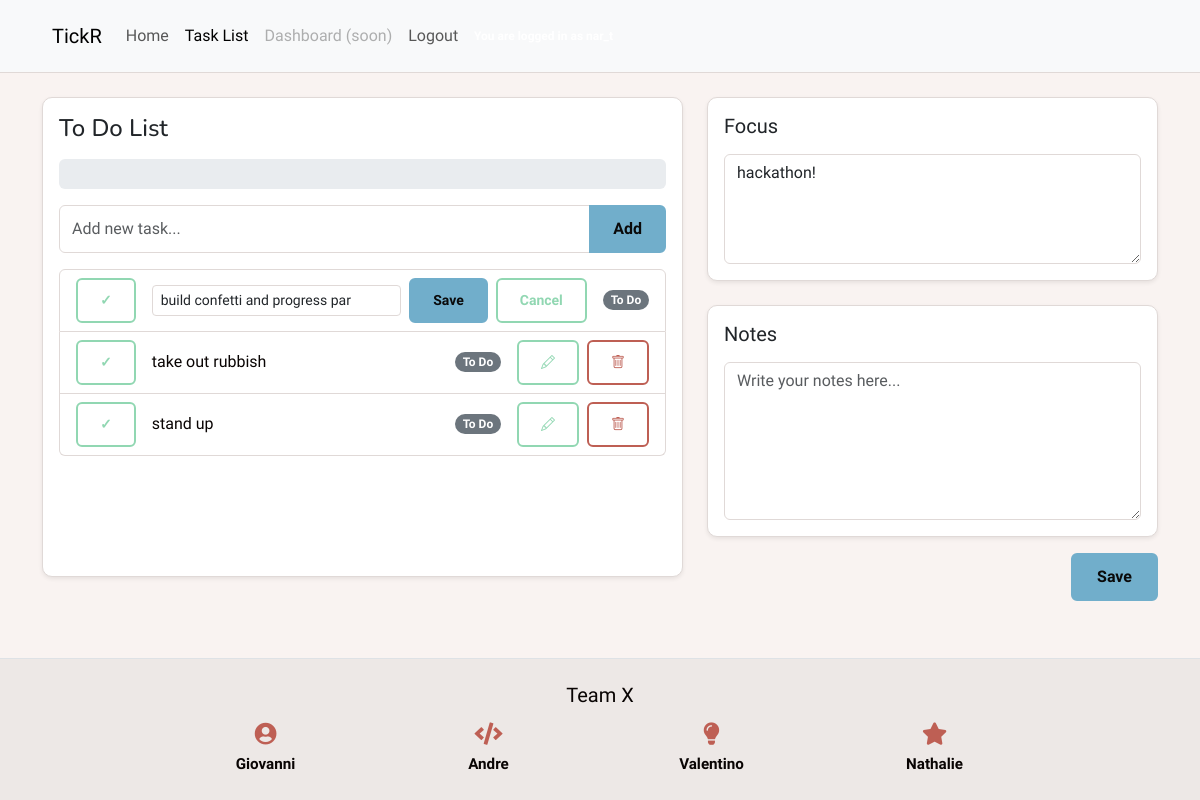
Page /todolist/?edit=3 (signed in) on the committed database.
### doit_app/models.py (models this page shows, shortened)
class Task(models.Model):
	user = models.ForeignKey(
		settings.AUTH_USER_MODEL,
		on_delete=models.CASCADE,
		related_name="tasks",
		null=True,
		blank=True,
	)
	title = models.CharField(max_length=255)
	is_completed = models.BooleanField(default=False)
	due_date = models.DateField(blank=True, null=True)
	created_at = models.DateTimeField(auto_now_add=True)
	updated_at = models.DateTimeField(auto_now=True)
	class Meta:
		ordering = ["is_completed", "-created_at"]

class FocusItem(models.Model):
	user = models.ForeignKey(
		settings.AUTH_USER_MODEL,
		on_delete=models.CASCADE,
		related_name="focus_items",
		null=True,
		blank=True,
	)
	title = models.TextField()
	updated_at = models.DateTimeField(auto_now=True)

### doit_app/views.py (the view, shortened to what this page needs)
# urls.py: path('todolist/', doit_views.todolist, name='todolist'),
@login_required
def todolist(request):
    edit_task_id = None
    raw_edit_task_id = request.GET.get("edit")
    if raw_edit_task_id:
        try:
            parsed_edit_task_id = int(raw_edit_task_id)
        except (TypeError, ValueError):
            parsed_edit_task_id = None
        if parsed_edit_task_id and Task.objects.filter(id=parsed_edit_task_id, user=request.user).exists():
            edit_task_id = parsed_edit_task_id
    tasks = Task.objects.filter(user=request.user)
    focus_items = FocusItem.objects.filter(user=request.user)
    notes = Note.objects.filter(user=request.user)
    total_tasks = tasks.count()
    completed_tasks = tasks.filter(is_completed=True).count()
    progress_percent = round((completed_tasks / total_tasks) * 100) if total_tasks else 0
    context = {
        "tasks": tasks,
        "focus_items": focus_items,
        "notes": notes,
        "today": timezone.localdate().strftime("%Y-%m-%d"),
        "edit_task_id": edit_task_id,
        "total_tasks": total_tasks,
        "completed_tasks": completed_tasks,
        "progress_percent": progress_percent,
    }
    return render(request, "todolist.html", context)

### templates/todolist.html (shortened to what this page needs)
{% extends "base.html" %}
{% load static %}
{% block content %}
<div class="container py-4">
    <div class="row">
        <div class="col-lg-7 mb-4">
            <div class="card shadow-sm h-100 tickr-panel">
                <div class="card-body">
                    <h4 class="mb-3">To Do List</h4>
                        <div class="progress mb-3" style="height: 30px;">
                        </div>
                        <form method="POST" class="mb-3">
                            <div class="input-group">
                                <input type="text"
                                       name="new_task"
                                       class="form-control tickr-input"
                                       placeholder="Add new task..."
                                       required>
                                <button class="btn tickr-btn-accent" type="submit" name="add_task">
                                    Add
                                </button>
                            </div>
                        </form>
                        <ul class="list-group">
                            {% for task in tasks %}
                                <li class="list-group-item d-flex align-items-center tickr-list-item">
                                    <div class="d-flex align-items-center gap-2 me-3">
                                        <form method="POST" class="d-inline">
                                            <button type="submit"
                                                    name="toggle_task"
                                                    value="{{ task.id }}"
                                                    class="btn btn-sm {% if task.is_completed %}tickr-btn-secondary{% else %}tickr-btn-outline-secondary{% endif %}"
                                                    aria-label="Toggle complete"
                                                    title="Mark complete">
                                                ✓
                                            </button>
                                        </form>
                                    </div>
                                    <div class="flex-grow-1">
                                        {% if edit_task_id == task.id %}
                                            <form method="POST" class="d-flex align-items-center gap-2">
                                                <input type="text"
                                                       name="edited_task_title"
                                                       class="form-control form-control-sm tickr-input"
                                                       value="{{ task.title }}"
                                                       required>
                                                <button type="submit"
                                                        name="update_task"
                                                        value="{{ task.id }}"
                                                        class="btn btn-sm tickr-btn-accent"
                                                        aria-label="Save task"
                                                        title="Save">
                                                    Save
                                                </button>
                                                <a href="{% url 'todolist' %}"
                                                   class="btn btn-sm tickr-btn-outline-secondary"
                                                   aria-label="Cancel edit"
                                                   title="Cancel">
                                                    Cancel
                                                </a>
                                            </form>
                                        {% else %}
                                            <span class="{% if task.is_completed %}text-decoration-line-through text-muted{% endif %}">
                                                {{ task.title }}
                                            </span>
                                        {% endif %}
                                    </div>
                                    <span class="badge {% if task.is_completed %}bg-success{% else %}bg-secondary{% endif %} rounded-pill ms-3">
                                        {% if task.is_completed %}Done{% else %}To Do{% endif %}
                                    </span>
                                    {% if edit_task_id != task.id %}
                                        <div class="d-flex align-items-center gap-2 ms-3">
                                            <a href="{% url 'todolist' %}?edit={{ task.id }}"
                                               class="btn btn-sm tickr-btn-outline-secondary"
                                               aria-label="Edit task"
                                               title="Edit">
                                                <i class="bi bi-pencil"></i>
                                            </a>
                                            <form method="POST" class="d-inline">
                                                <button type="submit"
                                                        name="delete_task"
                                                        value="{{ task.id }}"
                                                        class="btn btn-sm tickr-btn-outline-primary"
                                                        aria-label="Delete task"
                                                        title="Delete">
                                                    <i class="bi bi-trash"></i>
                                                </button>
                                            </form>
                                        </div>
                                    {% endif %}
                                </li>
                            {% empty %}
                                <li class="list-group-item text-muted">
                                    No tasks yet
                                </li>
                            {% endfor %}
                        </ul>
                </div>
            </div>
        </div>
        <div class="col-lg-5">
            <form method="POST">
            <div class="card shadow-sm mb-4 tickr-panel">
                <div class="card-body">
                    <h5 class="mb-3">Focus</h5>
                    <textarea name="focus_content"
                              class="form-control tickr-input"
                              rows="4"
                              placeholder="What are you focusing on today?">{% for item in focus_items %}{{ item.title }}{% endfor %}</textarea>
                </div>
            </div>
            <div class="card shadow-sm tickr-panel">
                <div class="card-body">
                    <h5 class="mb-3">Notes</h5>
                    <textarea name="notes_content"
                              class="form-control tickr-input"
                              rows="6"
                              placeholder="Write your notes here...">{% for note in notes %}{{ note.content }}{% endfor %}</textarea>
                </div>
            </div>
            <div class="text-end mt-3">
                <button type="submit"
                        name="save"
                        class="btn tickr-btn-accent px-4">
                    Save
                </button>
            </div>
            </form>
        </div>
    </div>
</div>
{% endblock %}

### static/css/style.css (style rules this page uses)
:root { --text: #090403; --background: #f9f3f1; --primary: #be5f54; --secondary: #91d7b2; --accent: #71aecb; }
h1, h2, h3, h4 { font-family: "Nunito", sans-serif; font-style: normal; }
* { margin: 0; padding: 0; box-sizing: border-box; }
body { font-family: "Work Sans", sans-serif; font-style: normal; background-color: var(--background); color: var(--text); }
a { text-decoration: none; color: inherit; }
.btn { padding: 10px 22px; border-radius: 6px; font-weight: 600; cursor: pointer; border: none; font-family: "Work Sans", sans-serif; }
.tickr-panel { background-color: #ffffff; border: 1px solid #e0d9d7; border-radius: 10px; }
.tickr-list-item { background-color: #ffffff; border-color: #e0d9d7; color: var(--text); }
.tickr-input { border: 1px solid #e0d9d7; }
.tickr-btn-outline-primary { background-color: transparent; color: var(--primary); border: 2px solid var(--primary); }
.tickr-btn-outline-secondary { background-color: transparent; color: var(--secondary); border: 2px solid var(--secondary); }
.tickr-btn-accent { background-color: var(--accent); color: #0a0a0a; border: 2px solid var(--accent); }

### rows in the picture
Task: {{ task.id }} 3 (drawn), edited_task_title "build confetti and progress par", is_completed "To Do"
Task: {{ task.id }} 2 (drawn), title "take out rubbish", is_completed "To Do"
Task: {{ task.id }} 1 (drawn), title "stand up", is_completed "To Do"
FocusItem: focus_content "hackathon!"
